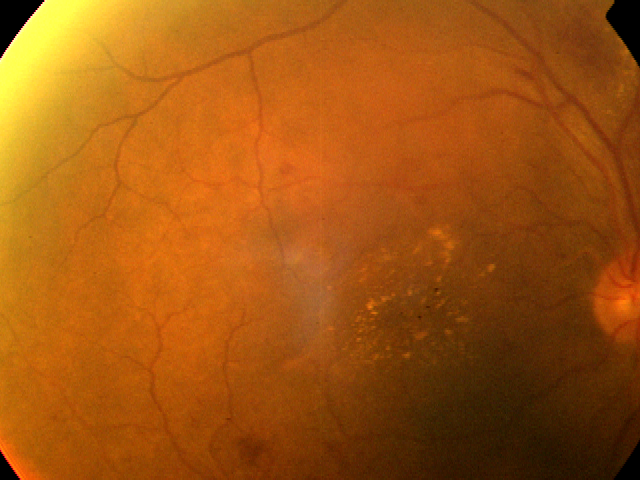
#> input picture app/sample_images/0005cfc8afb6.png, 640 x 480 px
$ python -i preprocessing.py   (imports and definitions only)
#> lines starting #> are read from the running program, lines starting #| are printed output that depends on the picture; after the words box and inside, x2 and y2 are one past the last pixel; in counts of white or black regions, pixels touching at a corner belong together
#> further down, picture is the input picture: shape (480, 640, 3); mean B, G, R 16.1, 85.1, 161.1
"""
Fundus image preprocessing pipeline.

This module is a direct port of the preprocessing pipeline defined and validated in Notebook 2 (Data
Preprocessing) of the Kaggle coursework -- see notebooks/02_data_preprocessing/ for the original,
executed version with printed outputs. Every function below was copied over with the same parameter
values Notebook 2 used, not re-derived from scratch.

Keeping this pipeline identical between training (Kaggle) and inference (this local application)
matters: any mismatch here would mean the model receives images it was never trained to recognise,
silently degrading every prediction the application makes. The steps, in order, are:

    1. crop_dark_border_from_fundus_image          -- remove non-diagnostic black background
    2. resize_fundus_image_to_target_size          -- standardise to 224x224
    3. apply_clahe_contrast_enhancement            -- local micro-contrast boost (LAB, L-channel only)
    4. apply_ben_graham_local_average_subtraction  -- cancel large-scale illumination variation

Note on pixel range: Notebook 2's original pipeline had a 5th step, normalising pixels to [0, 1] for
storage. That step is intentionally NOT reproduced here. Notebook 5 Cell 6 added an explicit runtime
assertion confirming EfficientNetB0 in this project expects raw [0, 255]-range input -- the saved
preprocessed training images were written out as 0-255 PNGs and re-loaded that way for training, not
fed in as normalised [0, 1] floats. Feeding this application's output straight to the model (without
dividing by 255) matches that training-time behaviour exactly. See docs/innovation_design_notes.md.
"""

import cv2
import numpy as np

from config import (
    TARGET_IMAGE_SIZE,
    DARK_BORDER_CROP_THRESHOLD,
    CLAHE_CLIP_LIMIT,
    CLAHE_TILE_GRID_SIZE,
    BEN_GRAHAM_BLUR_SIGMA_FRACTION,
)


def crop_dark_border_from_fundus_image(fundus_image_bgr, darkness_threshold=DARK_BORDER_CROP_THRESHOLD):
    """Crop the near-black circular border surrounding a raw fundus photograph.

    The black background outside the circular retinal field of view carries no diagnostic
    information, so removing it (a) counts as a noise-removal step and (b) makes the effective
    resolution of the retina itself more consistent across images of differing raw sizes, before
    resizing. Identical to Notebook 2 Cell 4.
    """
#> called with darkness_threshold = 7
    grayscale_image = cv2.cvtColor(fundus_image_bgr, cv2.COLOR_BGR2GRAY)
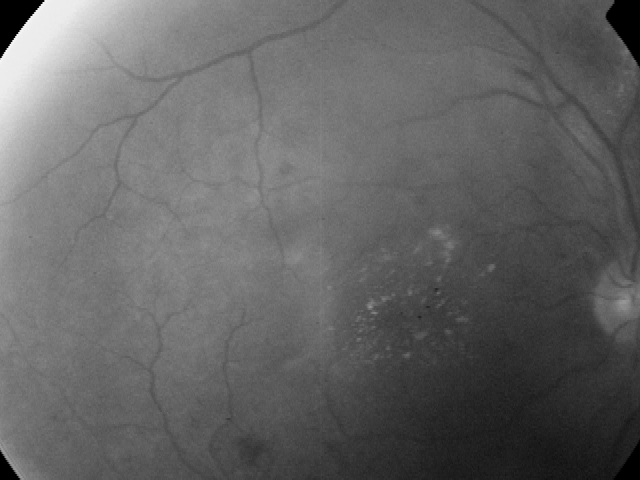
#> grayscale_image: shape (480, 640); min 0, max 249, mean 100
    non_black_pixel_mask = grayscale_image > darkness_threshold
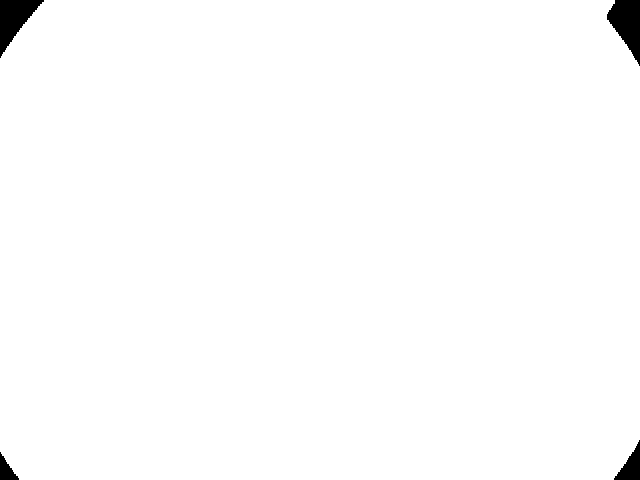
#> non_black_pixel_mask: shape (480, 640) bool; 98.9% white; 4 black regions, box (x1, y1, x2, y2) and area: (607, 0, 640, 66) 1298, (0, 0, 44, 58) 1220, (614, 440, 640, 480) 512, (0, 452, 19, 480) 272

    if non_black_pixel_mask.sum() == 0:
        # Safety fallback: a degenerate (e.g. fully black/corrupted) image is returned unchanged
        # rather than crashing the pipeline.
        return fundus_image_bgr

    rows_with_content = np.any(non_black_pixel_mask, axis=1)
    columns_with_content = np.any(non_black_pixel_mask, axis=0)
    top_row, bottom_row = np.where(rows_with_content)[0][[0, -1]]
#> top_row = 0; bottom_row = 479
    left_column, right_column = np.where(columns_with_content)[0][[0, -1]]
#> left_column = 0; right_column = 639

    return fundus_image_bgr[top_row:bottom_row + 1, left_column:right_column + 1]


def resize_fundus_image_to_target_size(fundus_image_bgr, target_size=TARGET_IMAGE_SIZE):
    """Standardise every image to the fixed input resolution the CNN backbone expects.

    Identical to Notebook 2 Cell 7 (cv2.INTER_AREA, chosen because it is the recommended
    interpolation method for shrinking images, which is what almost every raw fundus photo needs).
    """
#> called with target_size = (224, 224)
    return cv2.resize(fundus_image_bgr, target_size, interpolation=cv2.INTER_AREA)


def apply_clahe_contrast_enhancement(
    fundus_image_bgr, clip_limit=CLAHE_CLIP_LIMIT, tile_grid_size=CLAHE_TILE_GRID_SIZE
):
    """Boost local micro-contrast on the L (lightness) channel only.

    Operating in LAB colour space and equalising only the L channel avoids distorting colour
    balance -- colour (e.g. haemorrhage redness) carries diagnostic information that a plain
    grayscale equalisation would blur. Identical to Notebook 2 Cell 5.
    """
#> called with clip_limit = 2, tile_grid_size = (8, 8)
    lab_image = cv2.cvtColor(fundus_image_bgr, cv2.COLOR_BGR2LAB)
#> lab_image: shape (224, 224, 3); mean of channels 0, 1, 2 112.6, 154.8, 176.5
    lightness_channel, a_channel, b_channel = cv2.split(lab_image)
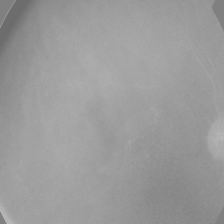
#> a_channel: shape (224, 224); min 108, max 189, mean 154.8
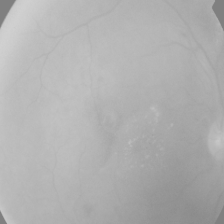
#> b_channel: shape (224, 224); min 128, max 209, mean 176.5

    clahe_operator = cv2.createCLAHE(clipLimit=clip_limit, tileGridSize=tile_grid_size)
    enhanced_lightness_channel = clahe_operator.apply(lightness_channel)
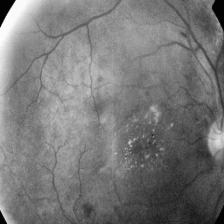
#> enhanced_lightness_channel: shape (224, 224); min 2, max 253, mean 119.6

    merged_lab_image = cv2.merge((enhanced_lightness_channel, a_channel, b_channel))
#> merged_lab_image: shape (224, 224, 3); mean of channels 0, 1, 2 119.6, 154.8, 176.5
    return cv2.cvtColor(merged_lab_image, cv2.COLOR_LAB2BGR)


def apply_ben_graham_local_average_subtraction(
    fundus_image_bgr, blur_sigma_fraction=BEN_GRAHAM_BLUR_SIGMA_FRACTION
):
    """Subtract a heavily Gaussian-blurred local average from the image.

    This is Ben Graham's method from the winning solution of the original 2015 Kaggle diabetic
    retinopathy competition: it cancels large-scale illumination differences between images taken
    under different lighting/camera conditions, while boosting small local structures such as
    microaneurysms, haemorrhages and vessels that carry diagnostic weight. Identical to
    Notebook 2 Cell 6.
    """
#> called with blur_sigma_fraction = 10
    image_height, image_width = fundus_image_bgr.shape[:2]
#> image_height = 224; image_width = 224
    gaussian_blur_sigma = max(image_height, image_width) / blur_sigma_fraction
#> gaussian_blur_sigma = 22.4

    locally_averaged_image = cv2.GaussianBlur(fundus_image_bgr, (0, 0), sigmaX=gaussian_blur_sigma)
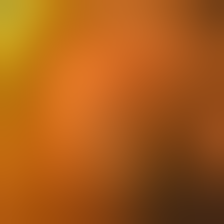
#> locally_averaged_image: shape (224, 224, 3); mean B, G, R 23.8, 91.9, 169

    # addWeighted(src1, alpha, src2, beta, gamma) = alpha*src1 + beta*src2 + gamma.
    # 4x original minus 4x local average, re-centred at mid-grey (128) -- matches Ben Graham's
    # published formulation and keeps output pixel values in a valid displayable range.
    return cv2.addWeighted(fundus_image_bgr, 4, locally_averaged_image, -4, 128)
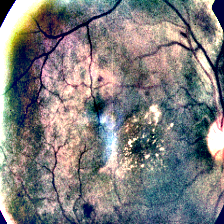
#> returned value: shape (224, 224, 3); mean of channels 0, 1, 2 126.8, 126, 127.8; drawn as B, G, R


def preprocess_fundus_image_for_inference(fundus_image_bgr, return_intermediate_steps=False):
    """Run the full inference-time preprocessing pipeline and return a model-ready image.

    Returns a uint8 array in [0, 255] -- NOT normalised to [0, 1]; see the module docstring for why.
    If return_intermediate_steps is True, also returns a dict of every intermediate image, used by
    the Streamlit UI's optional "show preprocessing steps" panel.
    """
    cropped_image = crop_dark_border_from_fundus_image(fundus_image_bgr)
    resized_image = resize_fundus_image_to_target_size(cropped_image)
    contrast_enhanced_image = apply_clahe_contrast_enhancement(resized_image)
    illumination_corrected_image = apply_ben_graham_local_average_subtraction(contrast_enhanced_image)

    if return_intermediate_steps:
        intermediate_steps_dictionary = {
            "1. raw upload": fundus_image_bgr,
            "2. dark border cropped": cropped_image,
            "3. resized 224x224": resized_image,
            "4. CLAHE contrast enhanced": contrast_enhanced_image,
            "5. Ben Graham illumination corrected": illumination_corrected_image,
        }
        return illumination_corrected_image, intermediate_steps_dictionary

    return illumination_corrected_image

>>> import cv2
>>> picture = cv2.imread('../sample_images/0005cfc8afb6.png')
>>> result = preprocess_fundus_image_for_inference(picture)

$ run again, on app/sample_images/002c21358ce6.png
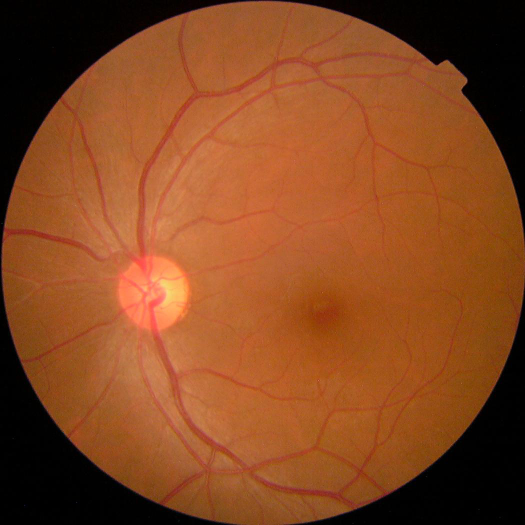
#> input picture app/sample_images/002c21358ce6.png, 1050 x 1050 px (shown at 1/2 size)
#> picture is the input picture: shape (1050, 1050, 3); mean B, G, R 32.7, 71.4, 133.4
#> in crop_dark_border_from_fundus_image, `non_black_pixel_mask = grayscale_image > darkness_threshold`:
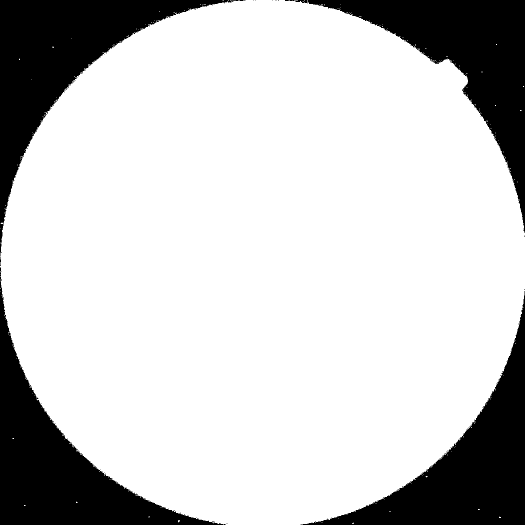
#> non_black_pixel_mask: shape (1050, 1050) bool (shown at 1/2 size); 79.2% white; 36 black regions (31 under 20 px), largest, box (x1, y1, x2, y2) and area: (0, 0, 477, 512) 59565, (0, 534, 447, 1050) 57754, (605, 582, 1050, 1050) 56048, (579, 0, 1050, 466) 55921, (0, 513, 2, 532) 25
#> top_row = 0; bottom_row = 1049
#> left_column = 0; right_column = 1049
#> lab_image: shape (224, 224, 3); mean of channels 0, 1, 2 94.4, 150.3, 160.4
#> merged_lab_image: shape (224, 224, 3); mean of channels 0, 1, 2 106.2, 150.3, 160.4
#> in apply_ben_graham_local_average_subtraction, `return cv2.addWeighted(fundus_image_bgr, 4, locally_averaged_image, -4..`:
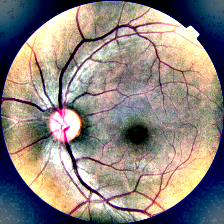
#> returned value: shape (224, 224, 3); mean of channels 0, 1, 2 127.3, 131.5, 141.8; drawn as B, G, R

$ run again, on app/sample_images/003f0afdcd15.png
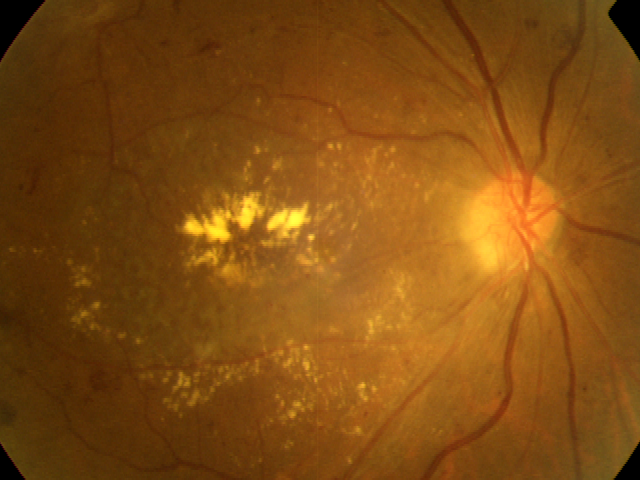
#> input picture app/sample_images/003f0afdcd15.png, 640 x 480 px
#> picture is the input picture: shape (480, 640, 3); mean B, G, R 17.9, 76.7, 129.2
#> in crop_dark_border_from_fundus_image, `grayscale_image = cv2.cvtColor(fundus_image_bgr, cv2.COLOR_BGR2GRAY)`:
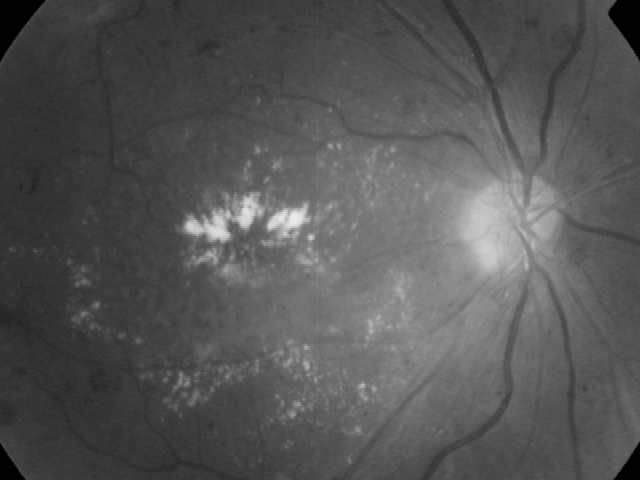
#> grayscale_image: shape (480, 640); min 0, max 235, mean 85.7
#> non_black_pixel_mask: shape (480, 640) bool; 98.9% white; 4 black regions, box (x1, y1, x2, y2) and area: (0, 0, 44, 60) 1270, (609, 0, 640, 60) 1088, (615, 444, 640, 480) 466, (0, 444, 24, 480) 432
#> top_row = 0; bottom_row = 479
#> left_column = 0; right_column = 639
#> lab_image: shape (224, 224, 3); mean of channels 0, 1, 2 95.7, 145.5, 168.8
#> merged_lab_image: shape (224, 224, 3); mean of channels 0, 1, 2 104.8, 145.5, 168.8
#> in apply_ben_graham_local_average_subtraction, `return cv2.addWeighted(fundus_image_bgr, 4, locally_averaged_image, -4..`:
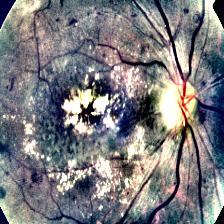
#> returned value: shape (224, 224, 3); mean of channels 0, 1, 2 126.8, 123.8, 124.2; drawn as B, G, R

$ run again, on app/sample_images/006efc72b638.png
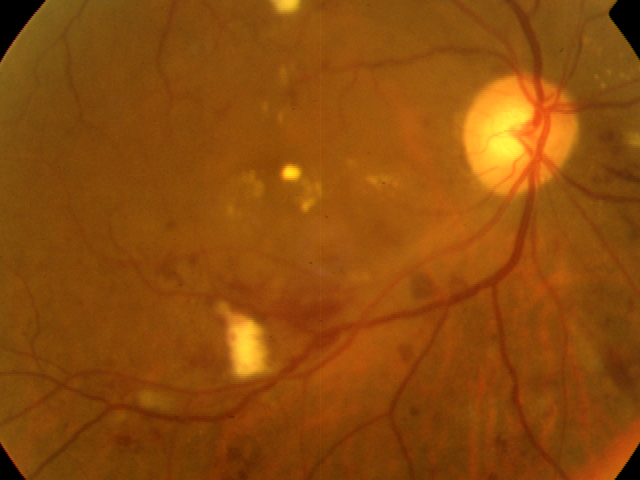
#> input picture app/sample_images/006efc72b638.png, 640 x 480 px
#> picture is the input picture: shape (480, 640, 3); mean B, G, R 11.4, 75.3, 141.5
#> non_black_pixel_mask: shape (480, 640) bool; 99% white; 4 black regions, box (x1, y1, x2, y2) and area: (0, 0, 44, 60) 1270, (610, 0, 640, 58) 1048, (616, 444, 640, 480) 432, (0, 446, 24, 480) 420
#> top_row = 0; bottom_row = 479
#> left_column = 0; right_column = 639
#> lab_image: shape (224, 224, 3); mean of channels 0, 1, 2 100, 151.7, 173.2
#> merged_lab_image: shape (224, 224, 3); mean of channels 0, 1, 2 110, 151.7, 173.2
#> in apply_ben_graham_local_average_subtraction, `return cv2.addWeighted(fundus_image_bgr, 4, locally_averaged_image, -4..`:
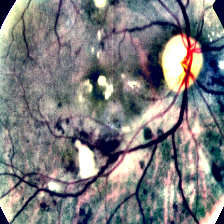
#> returned value: shape (224, 224, 3); mean of channels 0, 1, 2 127.1, 124.8, 125.6; drawn as B, G, R
